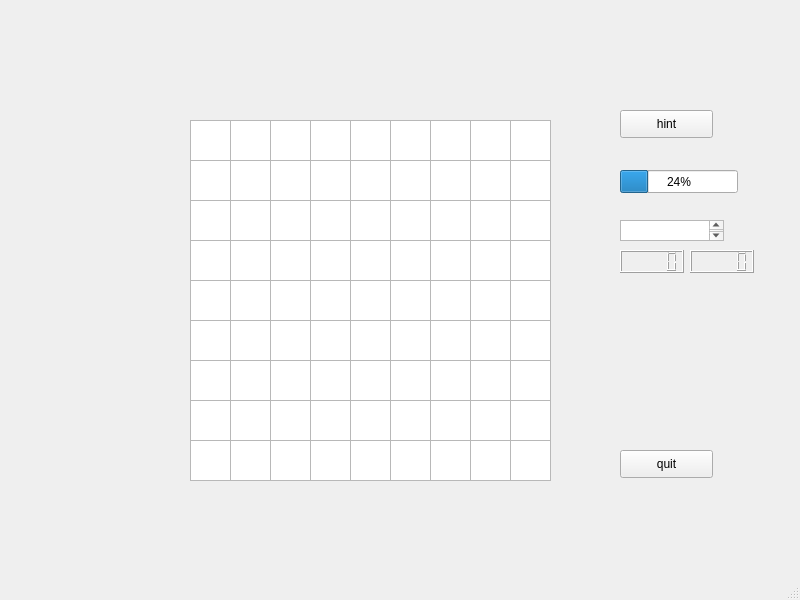
<?xml version="1.0" encoding="UTF-8"?>
<ui version="4.0">
 <class>sudoku</class>
 <widget class="QMainWindow" name="sudoku">
  <property name="geometry">
   <rect>
    <x>0</x>
    <y>0</y>
    <width>800</width>
    <height>600</height>
   </rect>
  </property>
  <property name="windowTitle">
   <string>MainWindow</string>
  </property>
  <widget class="QWidget" name="centralwidget">
   <widget class="QTextEdit" name="text_11">
    <property name="geometry">
     <rect>
      <x>190</x>
      <y>120</y>
      <width>41</width>
      <height>41</height>
     </rect>
    </property>
   </widget>
   <widget class="QTextEdit" name="text_22">
    <property name="geometry">
     <rect>
      <x>230</x>
      <y>160</y>
      <width>41</width>
      <height>41</height>
     </rect>
    </property>
   </widget>
   <widget class="QTextEdit" name="text_12">
    <property name="geometry">
     <rect>
      <x>230</x>
      <y>120</y>
      <width>41</width>
      <height>41</height>
     </rect>
    </property>
   </widget>
   <widget class="QTextEdit" name="text_13">
    <property name="geometry">
     <rect>
      <x>270</x>
      <y>120</y>
      <width>41</width>
      <height>41</height>
     </rect>
    </property>
    <property name="html">
     <string>&lt;!DOCTYPE HTML PUBLIC &quot;-//W3C//DTD HTML 4.0//EN&quot; &quot;http://www.w3.org/TR/REC-html40/strict.dtd&quot;&gt;
&lt;html&gt;&lt;head&gt;&lt;meta name=&quot;qrichtext&quot; content=&quot;1&quot; /&gt;&lt;style type=&quot;text/css&quot;&gt;
p, li { white-space: pre-wrap; }
&lt;/style&gt;&lt;/head&gt;&lt;body style=&quot; font-family:'MS Shell Dlg 2'; font-size:7.8pt; font-weight:400; font-style:normal;&quot;&gt;
&lt;p align=&quot;center&quot; style=&quot;-qt-paragraph-type:empty; margin-top:0px; margin-bottom:0px; margin-left:0px; margin-right:0px; -qt-block-indent:0; text-indent:0px;&quot;&gt;&lt;br /&gt;&lt;/p&gt;&lt;/body&gt;&lt;/html&gt;</string>
    </property>
   </widget>
   <widget class="QTextEdit" name="text_23">
    <property name="geometry">
     <rect>
      <x>270</x>
      <y>160</y>
      <width>41</width>
      <height>41</height>
     </rect>
    </property>
   </widget>
   <widget class="QTextEdit" name="text_21">
    <property name="geometry">
     <rect>
      <x>190</x>
      <y>160</y>
      <width>41</width>
      <height>41</height>
     </rect>
    </property>
   </widget>
   <widget class="QTextEdit" name="text_31">
    <property name="geometry">
     <rect>
      <x>190</x>
      <y>200</y>
      <width>41</width>
      <height>41</height>
     </rect>
    </property>
   </widget>
   <widget class="QTextEdit" name="text_32">
    <property name="geometry">
     <rect>
      <x>230</x>
      <y>200</y>
      <width>41</width>
      <height>41</height>
     </rect>
    </property>
   </widget>
   <widget class="QTextEdit" name="text_33">
    <property name="geometry">
     <rect>
      <x>270</x>
      <y>200</y>
      <width>41</width>
      <height>41</height>
     </rect>
    </property>
   </widget>
   <widget class="QTextEdit" name="text_15">
    <property name="geometry">
     <rect>
      <x>350</x>
      <y>120</y>
      <width>41</width>
      <height>41</height>
     </rect>
    </property>
   </widget>
   <widget class="QTextEdit" name="text_14">
    <property name="geometry">
     <rect>
      <x>310</x>
      <y>120</y>
      <width>41</width>
      <height>41</height>
     </rect>
    </property>
   </widget>
   <widget class="QTextEdit" name="text_35">
    <property name="geometry">
     <rect>
      <x>350</x>
      <y>200</y>
      <width>41</width>
      <height>41</height>
     </rect>
    </property>
   </widget>
   <widget class="QTextEdit" name="text_25">
    <property name="geometry">
     <rect>
      <x>350</x>
      <y>160</y>
      <width>41</width>
      <height>41</height>
     </rect>
    </property>
   </widget>
   <widget class="QTextEdit" name="text_36">
    <property name="geometry">
     <rect>
      <x>390</x>
      <y>200</y>
      <width>41</width>
      <height>41</height>
     </rect>
    </property>
   </widget>
   <widget class="QTextEdit" name="text_26">
    <property name="geometry">
     <rect>
      <x>390</x>
      <y>160</y>
      <width>41</width>
      <height>41</height>
     </rect>
    </property>
   </widget>
   <widget class="QTextEdit" name="text_34">
    <property name="geometry">
     <rect>
      <x>310</x>
      <y>200</y>
      <width>41</width>
      <height>41</height>
     </rect>
    </property>
   </widget>
   <widget class="QTextEdit" name="text_24">
    <property name="geometry">
     <rect>
      <x>310</x>
      <y>160</y>
      <width>41</width>
      <height>41</height>
     </rect>
    </property>
   </widget>
   <widget class="QTextEdit" name="text_16">
    <property name="geometry">
     <rect>
      <x>390</x>
      <y>120</y>
      <width>41</width>
      <height>41</height>
     </rect>
    </property>
   </widget>
   <widget class="QTextEdit" name="text_18">
    <property name="geometry">
     <rect>
      <x>470</x>
      <y>120</y>
      <width>41</width>
      <height>41</height>
     </rect>
    </property>
   </widget>
   <widget class="QTextEdit" name="text_17">
    <property name="geometry">
     <rect>
      <x>430</x>
      <y>120</y>
      <width>41</width>
      <height>41</height>
     </rect>
    </property>
   </widget>
   <widget class="QTextEdit" name="text_38">
    <property name="geometry">
     <rect>
      <x>470</x>
      <y>200</y>
      <width>41</width>
      <height>41</height>
     </rect>
    </property>
   </widget>
   <widget class="QTextEdit" name="text_28">
    <property name="geometry">
     <rect>
      <x>470</x>
      <y>160</y>
      <width>41</width>
      <height>41</height>
     </rect>
    </property>
   </widget>
   <widget class="QTextEdit" name="text_39">
    <property name="geometry">
     <rect>
      <x>510</x>
      <y>200</y>
      <width>41</width>
      <height>41</height>
     </rect>
    </property>
   </widget>
   <widget class="QTextEdit" name="text_29">
    <property name="geometry">
     <rect>
      <x>510</x>
      <y>160</y>
      <width>41</width>
      <height>41</height>
     </rect>
    </property>
   </widget>
   <widget class="QTextEdit" name="text_37">
    <property name="geometry">
     <rect>
      <x>430</x>
      <y>200</y>
      <width>41</width>
      <height>41</height>
     </rect>
    </property>
   </widget>
   <widget class="QTextEdit" name="text_27">
    <property name="geometry">
     <rect>
      <x>430</x>
      <y>160</y>
      <width>41</width>
      <height>41</height>
     </rect>
    </property>
   </widget>
   <widget class="QTextEdit" name="text_19">
    <property name="geometry">
     <rect>
      <x>510</x>
      <y>120</y>
      <width>41</width>
      <height>41</height>
     </rect>
    </property>
   </widget>
   <widget class="QTextEdit" name="text_42">
    <property name="geometry">
     <rect>
      <x>230</x>
      <y>240</y>
      <width>41</width>
      <height>41</height>
     </rect>
    </property>
   </widget>
   <widget class="QTextEdit" name="text_41">
    <property name="geometry">
     <rect>
      <x>190</x>
      <y>240</y>
      <width>41</width>
      <height>41</height>
     </rect>
    </property>
   </widget>
   <widget class="QTextEdit" name="text_62">
    <property name="geometry">
     <rect>
      <x>230</x>
      <y>320</y>
      <width>41</width>
      <height>41</height>
     </rect>
    </property>
   </widget>
   <widget class="QTextEdit" name="text_52">
    <property name="geometry">
     <rect>
      <x>230</x>
      <y>280</y>
      <width>41</width>
      <height>41</height>
     </rect>
    </property>
   </widget>
   <widget class="QTextEdit" name="text_63">
    <property name="geometry">
     <rect>
      <x>270</x>
      <y>320</y>
      <width>41</width>
      <height>41</height>
     </rect>
    </property>
   </widget>
   <widget class="QTextEdit" name="text_53">
    <property name="geometry">
     <rect>
      <x>270</x>
      <y>280</y>
      <width>41</width>
      <height>41</height>
     </rect>
    </property>
   </widget>
   <widget class="QTextEdit" name="text_61">
    <property name="geometry">
     <rect>
      <x>190</x>
      <y>320</y>
      <width>41</width>
      <height>41</height>
     </rect>
    </property>
   </widget>
   <widget class="QTextEdit" name="text_51">
    <property name="geometry">
     <rect>
      <x>190</x>
      <y>280</y>
      <width>41</width>
      <height>41</height>
     </rect>
    </property>
   </widget>
   <widget class="QTextEdit" name="text_43">
    <property name="geometry">
     <rect>
      <x>270</x>
      <y>240</y>
      <width>41</width>
      <height>41</height>
     </rect>
    </property>
   </widget>
   <widget class="QTextEdit" name="text_45">
    <property name="geometry">
     <rect>
      <x>350</x>
      <y>240</y>
      <width>41</width>
      <height>41</height>
     </rect>
    </property>
   </widget>
   <widget class="QTextEdit" name="text_44">
    <property name="geometry">
     <rect>
      <x>310</x>
      <y>240</y>
      <width>41</width>
      <height>41</height>
     </rect>
    </property>
   </widget>
   <widget class="QTextEdit" name="text_65">
    <property name="geometry">
     <rect>
      <x>350</x>
      <y>320</y>
      <width>41</width>
      <height>41</height>
     </rect>
    </property>
   </widget>
   <widget class="QTextEdit" name="text_55">
    <property name="geometry">
     <rect>
      <x>350</x>
      <y>280</y>
      <width>41</width>
      <height>41</height>
     </rect>
    </property>
   </widget>
   <widget class="QTextEdit" name="text_66">
    <property name="geometry">
     <rect>
      <x>390</x>
      <y>320</y>
      <width>41</width>
      <height>41</height>
     </rect>
    </property>
   </widget>
   <widget class="QTextEdit" name="text_56">
    <property name="geometry">
     <rect>
      <x>390</x>
      <y>280</y>
      <width>41</width>
      <height>41</height>
     </rect>
    </property>
   </widget>
   <widget class="QTextEdit" name="text_64">
    <property name="geometry">
     <rect>
      <x>310</x>
      <y>320</y>
      <width>41</width>
      <height>41</height>
     </rect>
    </property>
   </widget>
   <widget class="QTextEdit" name="text_54">
    <property name="geometry">
     <rect>
      <x>310</x>
      <y>280</y>
      <width>41</width>
      <height>41</height>
     </rect>
    </property>
   </widget>
   <widget class="QTextEdit" name="text_46">
    <property name="geometry">
     <rect>
      <x>390</x>
      <y>240</y>
      <width>41</width>
      <height>41</height>
     </rect>
    </property>
   </widget>
   <widget class="QTextEdit" name="text_48">
    <property name="geometry">
     <rect>
      <x>470</x>
      <y>240</y>
      <width>41</width>
      <height>41</height>
     </rect>
    </property>
   </widget>
   <widget class="QTextEdit" name="text_47">
    <property name="geometry">
     <rect>
      <x>430</x>
      <y>240</y>
      <width>41</width>
      <height>41</height>
     </rect>
    </property>
   </widget>
   <widget class="QTextEdit" name="text_67">
    <property name="geometry">
     <rect>
      <x>430</x>
      <y>320</y>
      <width>41</width>
      <height>41</height>
     </rect>
    </property>
   </widget>
   <widget class="QTextEdit" name="text_58">
    <property name="geometry">
     <rect>
      <x>470</x>
      <y>280</y>
      <width>41</width>
      <height>41</height>
     </rect>
    </property>
   </widget>
   <widget class="QTextEdit" name="text_69">
    <property name="geometry">
     <rect>
      <x>510</x>
      <y>320</y>
      <width>41</width>
      <height>41</height>
     </rect>
    </property>
   </widget>
   <widget class="QTextEdit" name="text_59">
    <property name="geometry">
     <rect>
      <x>510</x>
      <y>280</y>
      <width>41</width>
      <height>41</height>
     </rect>
    </property>
   </widget>
   <widget class="QTextEdit" name="text_68">
    <property name="geometry">
     <rect>
      <x>470</x>
      <y>320</y>
      <width>41</width>
      <height>41</height>
     </rect>
    </property>
   </widget>
   <widget class="QTextEdit" name="text_57">
    <property name="geometry">
     <rect>
      <x>430</x>
      <y>280</y>
      <width>41</width>
      <height>41</height>
     </rect>
    </property>
   </widget>
   <widget class="QTextEdit" name="text_49">
    <property name="geometry">
     <rect>
      <x>510</x>
      <y>240</y>
      <width>41</width>
      <height>41</height>
     </rect>
    </property>
   </widget>
   <widget class="QTextEdit" name="text_72">
    <property name="geometry">
     <rect>
      <x>230</x>
      <y>360</y>
      <width>41</width>
      <height>41</height>
     </rect>
    </property>
   </widget>
   <widget class="QTextEdit" name="text_71">
    <property name="geometry">
     <rect>
      <x>190</x>
      <y>360</y>
      <width>41</width>
      <height>41</height>
     </rect>
    </property>
   </widget>
   <widget class="QTextEdit" name="text_92">
    <property name="geometry">
     <rect>
      <x>230</x>
      <y>440</y>
      <width>41</width>
      <height>41</height>
     </rect>
    </property>
   </widget>
   <widget class="QTextEdit" name="text_82">
    <property name="geometry">
     <rect>
      <x>230</x>
      <y>400</y>
      <width>41</width>
      <height>41</height>
     </rect>
    </property>
   </widget>
   <widget class="QTextEdit" name="text_93">
    <property name="geometry">
     <rect>
      <x>270</x>
      <y>440</y>
      <width>41</width>
      <height>41</height>
     </rect>
    </property>
   </widget>
   <widget class="QTextEdit" name="text_83">
    <property name="geometry">
     <rect>
      <x>270</x>
      <y>400</y>
      <width>41</width>
      <height>41</height>
     </rect>
    </property>
   </widget>
   <widget class="QTextEdit" name="text_91">
    <property name="geometry">
     <rect>
      <x>190</x>
      <y>440</y>
      <width>41</width>
      <height>41</height>
     </rect>
    </property>
   </widget>
   <widget class="QTextEdit" name="text_81">
    <property name="geometry">
     <rect>
      <x>190</x>
      <y>400</y>
      <width>41</width>
      <height>41</height>
     </rect>
    </property>
   </widget>
   <widget class="QTextEdit" name="text_73">
    <property name="geometry">
     <rect>
      <x>270</x>
      <y>360</y>
      <width>41</width>
      <height>41</height>
     </rect>
    </property>
   </widget>
   <widget class="QTextEdit" name="text_75">
    <property name="geometry">
     <rect>
      <x>350</x>
      <y>360</y>
      <width>41</width>
      <height>41</height>
     </rect>
    </property>
   </widget>
   <widget class="QTextEdit" name="text_74">
    <property name="geometry">
     <rect>
      <x>310</x>
      <y>360</y>
      <width>41</width>
      <height>41</height>
     </rect>
    </property>
   </widget>
   <widget class="QTextEdit" name="text_95">
    <property name="geometry">
     <rect>
      <x>350</x>
      <y>440</y>
      <width>41</width>
      <height>41</height>
     </rect>
    </property>
   </widget>
   <widget class="QTextEdit" name="text_85">
    <property name="geometry">
     <rect>
      <x>350</x>
      <y>400</y>
      <width>41</width>
      <height>41</height>
     </rect>
    </property>
   </widget>
   <widget class="QTextEdit" name="text_96">
    <property name="geometry">
     <rect>
      <x>390</x>
      <y>440</y>
      <width>41</width>
      <height>41</height>
     </rect>
    </property>
   </widget>
   <widget class="QTextEdit" name="text_86">
    <property name="geometry">
     <rect>
      <x>390</x>
      <y>400</y>
      <width>41</width>
      <height>41</height>
     </rect>
    </property>
   </widget>
   <widget class="QTextEdit" name="text_94">
    <property name="geometry">
     <rect>
      <x>310</x>
      <y>440</y>
      <width>41</width>
      <height>41</height>
     </rect>
    </property>
   </widget>
   <widget class="QTextEdit" name="text_84">
    <property name="geometry">
     <rect>
      <x>310</x>
      <y>400</y>
      <width>41</width>
      <height>41</height>
     </rect>
    </property>
   </widget>
   <widget class="QTextEdit" name="text_76">
    <property name="geometry">
     <rect>
      <x>390</x>
      <y>360</y>
      <width>41</width>
      <height>41</height>
     </rect>
    </property>
   </widget>
   <widget class="QTextEdit" name="text_78">
    <property name="geometry">
     <rect>
      <x>470</x>
      <y>360</y>
      <width>41</width>
      <height>41</height>
     </rect>
    </property>
   </widget>
   <widget class="QTextEdit" name="text_77">
    <property name="geometry">
     <rect>
      <x>430</x>
      <y>360</y>
      <width>41</width>
      <height>41</height>
     </rect>
    </property>
   </widget>
   <widget class="QTextEdit" name="text_98">
    <property name="geometry">
     <rect>
      <x>470</x>
      <y>440</y>
      <width>41</width>
      <height>41</height>
     </rect>
    </property>
   </widget>
   <widget class="QTextEdit" name="text_88">
    <property name="geometry">
     <rect>
      <x>470</x>
      <y>400</y>
      <width>41</width>
      <height>41</height>
     </rect>
    </property>
   </widget>
   <widget class="QTextEdit" name="text_99">
    <property name="geometry">
     <rect>
      <x>510</x>
      <y>440</y>
      <width>41</width>
      <height>41</height>
     </rect>
    </property>
   </widget>
   <widget class="QTextEdit" name="text_89">
    <property name="geometry">
     <rect>
      <x>510</x>
      <y>400</y>
      <width>41</width>
      <height>41</height>
     </rect>
    </property>
   </widget>
   <widget class="QTextEdit" name="text_97">
    <property name="geometry">
     <rect>
      <x>430</x>
      <y>440</y>
      <width>41</width>
      <height>41</height>
     </rect>
    </property>
   </widget>
   <widget class="QTextEdit" name="text_87">
    <property name="geometry">
     <rect>
      <x>430</x>
      <y>400</y>
      <width>41</width>
      <height>41</height>
     </rect>
    </property>
   </widget>
   <widget class="QTextEdit" name="text_79">
    <property name="geometry">
     <rect>
      <x>510</x>
      <y>360</y>
      <width>41</width>
      <height>41</height>
     </rect>
    </property>
   </widget>
   <widget class="QProgressBar" name="progressBar">
    <property name="geometry">
     <rect>
      <x>620</x>
      <y>170</y>
      <width>118</width>
      <height>23</height>
     </rect>
    </property>
    <property name="value">
     <number>24</number>
    </property>
   </widget>
   <widget class="QPushButton" name="hint">
    <property name="geometry">
     <rect>
      <x>620</x>
      <y>110</y>
      <width>93</width>
      <height>28</height>
     </rect>
    </property>
    <property name="text">
     <string>hint</string>
    </property>
   </widget>
   <widget class="QPushButton" name="quit">
    <property name="geometry">
     <rect>
      <x>620</x>
      <y>450</y>
      <width>93</width>
      <height>28</height>
     </rect>
    </property>
    <property name="text">
     <string>quit</string>
    </property>
   </widget>
   <widget class="QTextEdit" name="text_time">
    <property name="geometry">
     <rect>
      <x>620</x>
      <y>220</y>
      <width>104</width>
      <height>21</height>
     </rect>
    </property>
   </widget>
   <widget class="QLCDNumber" name="lcdNumber">
    <property name="geometry">
     <rect>
      <x>620</x>
      <y>250</y>
      <width>64</width>
      <height>23</height>
     </rect>
    </property>
   </widget>
   <widget class="QLCDNumber" name="lcdNumber_2">
    <property name="geometry">
     <rect>
      <x>690</x>
      <y>250</y>
      <width>64</width>
      <height>23</height>
     </rect>
    </property>
   </widget>
  </widget>
  <widget class="QMenuBar" name="menubar">
   <property name="geometry">
    <rect>
     <x>0</x>
     <y>0</y>
     <width>800</width>
     <height>26</height>
    </rect>
   </property>
  </widget>
  <widget class="QStatusBar" name="statusbar"/>
 </widget>
 <resources/>
 <connections/>
</ui>
